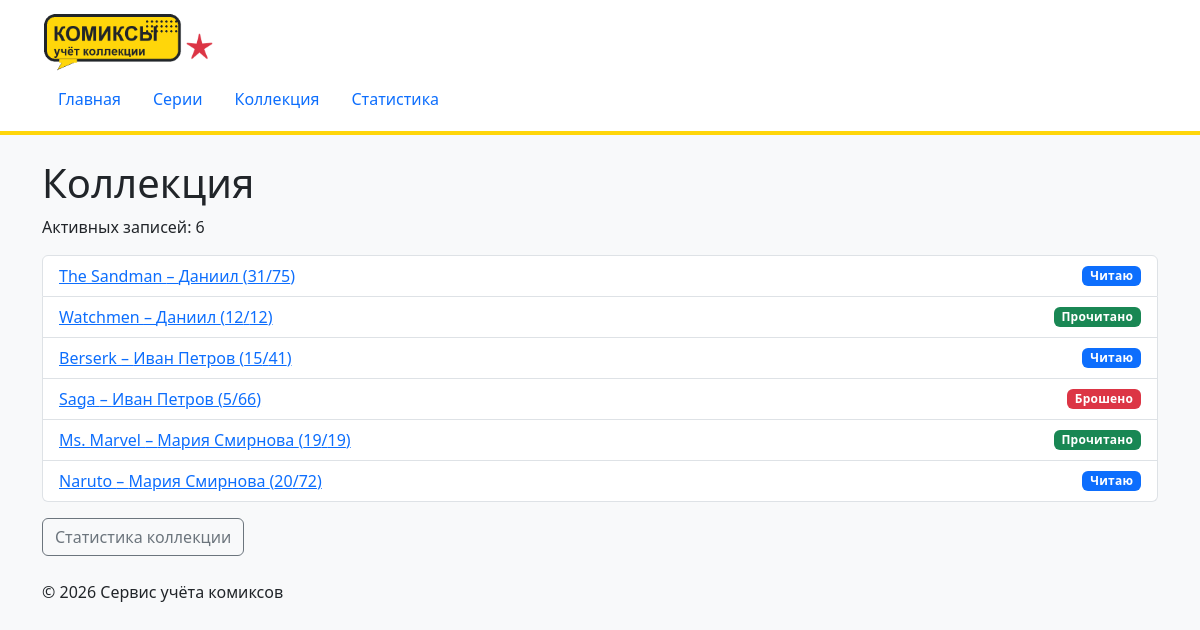
Screenshot of /collection/ with the database file from the repository.
### collection/views.py (the view)
# urls.py: path("", views.collection_list, name="list"),
def collection_list(request):
    with closing(get_connection()) as conn:
        conn.row_factory = sqlite3.Row
        entries = conn.execute("""
            SELECT
                collection_entries.id,
                collection_entries.status_code,
                collection_entries.issues_read,
                collection_entries.is_removed,
                series.title AS series_title,
                series.issues_total,
                users.name AS user_name
            FROM collection_entries
            JOIN series
                ON collection_entries.series_id = series.id
            JOIN users
                ON collection_entries.user_id = users.id
            WHERE collection_entries.is_removed = 0
            ORDER BY users.name, series.title;
        """).fetchall()
    return render(
        request,
        "collection/entry_list.html",
        {"entries": entries},
    )

### db/database.py (called while the page is built)
def get_connection() -> sqlite3.Connection:
    conn = sqlite3.connect(DB_PATH)
    conn.execute("PRAGMA foreign_keys = ON")
    return conn

### collection/templates/collection/entry_list.html (shortened to what this page needs)
{% extends "base.html" %}
{% block content %}
    <h1>Коллекция</h1>
    <p>
        Активных записей: {{ entries|length }}
    </p>
    <ul class="list-group">
        {% for entry in entries %}
            <li class="list-group-item d-flex justify-content-between">
                <a href="{% url 'collection:detail' entry.id %}">
                    {{ entry.series_title }} – {{ entry.user_name }}
                    ({{ entry.issues_read }}/{{ entry.issues_total }})
                </a>
                {% include "collection/includes/entry_status.html" %}
            </li>
        {% empty %}
            <li class="list-group-item">
                Записи коллекции не найдены.
            </li>
        {% endfor %}
    </ul>
    <a
        href="{% url 'collection:statistics' %}"
        class="btn btn-outline-secondary mt-3"
    >
        Статистика коллекции
    </a>
{% endblock %}

### templates/base.html (shortened to what this page needs)
{% load static %}
<!DOCTYPE html>
<html lang="ru">
<head>
    <link
        rel="stylesheet"
        href="https://cdn.jsdelivr.net/npm/bootstrap@5.3.3/dist/css/bootstrap.min.css"
    >
    <link
        rel="stylesheet"
        href="{% static 'homepage/css/style.css' %}"
    >
</head>
<body>
    <header class="site-header">
        <div class="container">
            <a href="{% url 'homepage:index' %}">
                <img
                    src="{% static 'homepage/img/logo.png' %}"
                    alt="Сервис учёта комиксов"
                    class="comics-logo"
                >
            </a>
            {% include "includes/navigation.html" %}
        </div>
    </header>
    <main class="container">
        {% block content %}
        {% endblock %}
    </main>
    <footer class="container mt-4 mb-3">
        <p>
            © <span id="current-year"></span> Сервис учёта комиксов
        </p>
    </footer>
</body>
</html>

### templates/includes/navigation.html
<nav class="nav">
    <a class="nav-link" href="{% url 'homepage:index' %}">Главная</a>
    <a class="nav-link" href="{% url 'series:list' %}">Серии</a>
    <a class="nav-link" href="{% url 'collection:list' %}">Коллекция</a>
    <a class="nav-link" href="{% url 'collection:statistics' %}">Статистика</a>
</nav>

### collection/templates/collection/includes/entry_status.html
{% if entry.is_removed %}
    <span class="badge bg-secondary entry-status entry-status-removed">
        Удалено
    </span>
{% elif entry.status_code == 2 %}
    <span class="badge bg-primary entry-status entry-status-reading">
        Читаю
    </span>
{% elif entry.status_code == 3 %}
    <span class="badge bg-success entry-status entry-status-finished">
        Прочитано
    </span>
{% elif entry.status_code == 4 %}
    <span class="badge bg-danger entry-status entry-status-dropped">
        Брошено
    </span>
{% else %}
    <span class="badge bg-info entry-status entry-status-planned">
        Запланировано
    </span>
{% endif %}

### homepage/static/homepage/css/style.css (style rules this page uses)
body { min-height: 100vh; background-color: #f8f9fa; }
.site-header { margin-bottom: 1.5rem; padding: 0.75rem 0; background-color: #ffffff; border-bottom: 4px solid #ffd60a; }
.comics-logo { width: 180px; height: auto; margin-bottom: 0.5rem; }
.entry-status { align-self: center; font-weight: 600; letter-spacing: 0.02em; }

### rows the page displays
series: series_title "The Sandman", user_name "Даниил", issues_read "31", issues_total "75", shows "Читаю"
series: series_title "Watchmen", user_name "Даниил", issues_read "12", issues_total "12", shows "Прочитано"
series: series_title "Berserk", user_name "Иван Петров", issues_read "15", issues_total "41", shows "Читаю"
series: series_title "Saga", user_name "Иван Петров", issues_read "5", issues_total "66", shows "Брошено"
series: series_title "Ms. Marvel", user_name "Мария Смирнова", issues_read "19", issues_total "19", shows "Прочитано"
series: series_title "Naruto", user_name "Мария Смирнова", issues_read "20", issues_total "72", shows "Читаю"

### other values shown
{{ entries|length }} "6"
